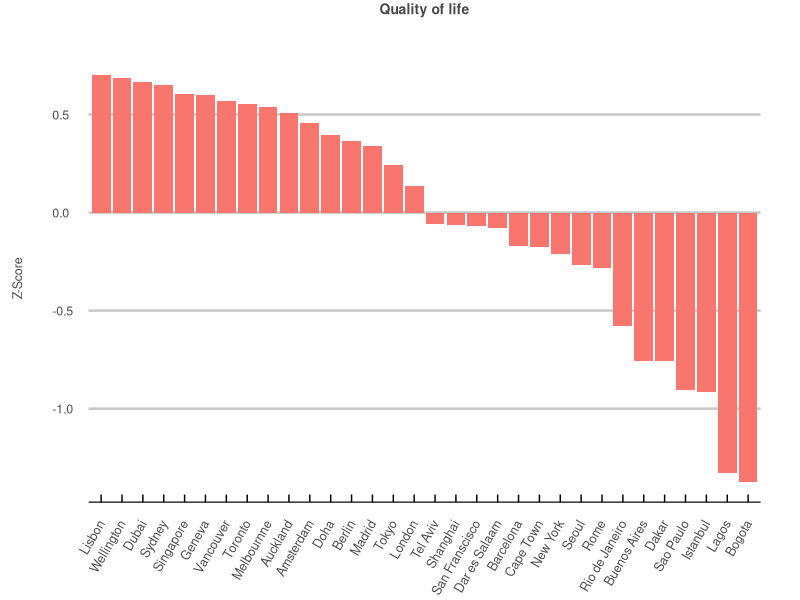
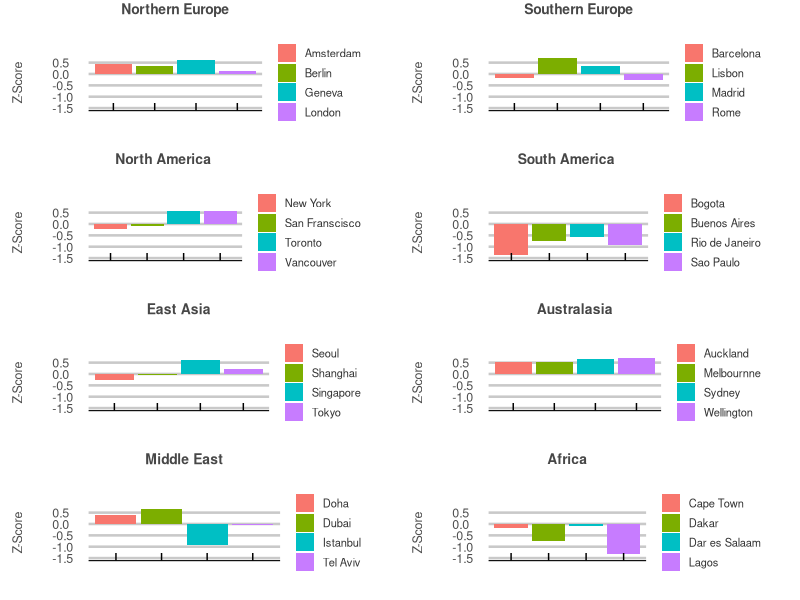

Write R code to recreate these figures, in order.
## ---- chunk 1

library(tidyverse)
library(dplyr)
library(ggplot2)
library(ggthemes)
library(tidyverse)
library(gridExtra)

# gets the z scores. 
get_z_scores <- function(col) {
  avg <- mean(col)
  sd <- sd(col)
  z_scores <- list()
  for(i in 1:length(col)) {
    z_scores[i] <- (col[i] - avg) / sd
  }
  return(unlist(z_scores))
}

# gets the index averages. 
get_avg <- function(z_scores) {
  measures = tibble(z_scores = character())
  for(i in 1:length(z_scores)) {
    measures[i,] = z_scores[i]
  }
  measure_length <- nrow(measures)
  row_length <- length(eval(parse(text=z_scores[1])))
  
  data <- tibble(city=cities)
  for(i in 1:measure_length) {
    data[,i+1] <- eval(parse(text=z_scores[i]))
  }
  avg <- list()
  for(i in 1:row_length) {
    avg[i] <- rowMeans(data[i,-1])
  }
  return(unlist(avg))
}

# a list of cities to be analyzed
cities <- c("London", "Amsterdam", "Geneva", "Berlin",
            "Barcelona", "Madrid", "Lisbon", "Rome",
            "Vancouver", "Toronto", "New York", "San Franscisco",
            "Singapore", "Shanghai", "Tokyo", "Seoul",
            "Wellington", "Auckland", "Sydney", "Melbournne",
            "Buenos Aires", "Bogota", "Rio de Janeiro", "Sao Paulo",
            "Tel Aviv", "Dubai", "Doha", "Istanbul",
            "Cape Town", "Lagos", "Dar es Salaam", "Dakar")


# a list of corresponding regions 
regions <- c(rep("Northern Europe", 4), rep("Southern Europe", 4), rep("North America", 4), rep("East Asia", 4), rep("Australasia", 4), rep("South America", 4), rep("Middle East", 4), rep("Africa", 4))


# 1) Wikepedia - km2 - https://www.wikipedia.org/
population_density <- get_z_scores(c(5598, 4908, 12000, 4048,
                                     16000, 5337, 5445.7, 2236,
                                     5749, 4427.8, 10194, 6655.4,
                                     7804, 4200, 6363, 16000,
                                     900, 1210, 2037, 503.472,
                                     13680, 17755, 5377, 7216.3,
                                     7606, 2200, 7200, 6042,
                                     3018, 6871, 3600, 12000))

# 2) Numbeo - Average Monthly Net Salary (After Tax) USD - https://www.numbeo.com/cost-of-living/city_price_rankings?itemId=105
average_wage <- get_z_scores(c(4238.68, 4195.81, 6171.96, 3448.71,
                               2039.94, 2804.49, 1247, 1942.00,
                               3288.54, 3356.11, 6530.28, 6133.08,
                               5117.62, 1355.62, 2630.64, 2966.22,
                               2644.28, 3326.10, 4109.44, 3465.38,
                               403.17, 364.45, 399.80, 491.76,
                               3060.60, 4466.80, 3622.63, 497.92,
                               1386.72, 160.42, 251.19, 470.43))

# 3) Numbeo - Cost of Living Index - https://www.numbeo.com/cost-of-living/rankings_current.jsp
cost_of_living <- get_z_scores(c(85.5, 69.9, 116.4, 72.3,
                                 59.2, 53.9, 53.7, 66.1,
                                 73.9, 73.0, 100.0, 97.7,
                                 87.3, 43.6, 58.4, 78.0,
                                 76.2, 79.2, 82.4, 80.3,
                                 30.0, 29.7, 42.3, 44.1,
                                 76.0, 65.7, 58.6, 33.2,
                                 36.5, 25.5, 28.8, 48.2))

# 4) HUGSI - global ranking - https://www.hugsi.green/ranking
green <- get_z_scores(c(91, 233, 53, 125,
                        96, 239, 95, 147,
                        105, 110, 242, 256,
                        213, 141, 263, 227,
                        188, 188, 180, 203,
                        264, 267, 134, 211,
                        262, 278, 278, 234,
                        237, 273, 58, 266))

# 5) Worldwide Governance Indicators - 2020 Estimate - z scores - https://info.worldbank.org/governance/wgi/
government <- get_z_scores(c(1.38, 1.85, 2.02, 1.36,
                             0.89, 0.89, 1.02, 0.4,
                             1.64, 1.64, 1.32, 1.32,
                             2.34, 0.65, 1.6, 1.42,
                             1.59, 1.59, 1.62, 1.62,
                             -0.22, 0.04,-0.447, -0.447,
                             1.1, 1.33, 0.91, -0.04,
                             0.3, -1.03, -0.77, 0.01))

# 6) Numbeo - Safety Index 2023 - https://www.numbeo.com/crime/rankings.jsp
saftey <- get_z_scores(c(46.1, 70.9, 69.4, 56.5,
                         49.3, 72.5, 66.9, 46.9,
                         59.1, 57.3, 50.5, 38.6,
                         76.9, 69.7, 76.0, 75.2,
                         66.5, 50.7, 65.7, 56.0,
                         36.8, 33.8, 22.4, 29.4,
                         73.3, 83.8, 86.0, 52.2,
                         26.3, 32.3, 42.47, 59.25))

# 7) Numbeo - pollution index 2023 - https://www.numbeo.com/pollution/rankings.jsp
pollution <- get_z_scores(c(57.7, 25.1, 25.5, 39.4,
                            65.2, 40.0, 27.7, 117.8,
                            26.6, 37.2, 57.9, 50.2,
                            33.0, 73.1, 42.6, 58.9,
                            22.8, 31.0, 30.5, 28.4,
                            52.4, 70.2, 67.4, 79.0,
                            46.7, 48.5, 59.8, 119.8,
                            38.9, 89.4, 72.85, 97.07))

# 8) Wikepedia - cities by sunshine duration - https://en.wikipedia.org/wiki/List_of_cities_by_sunshine_duration
sunshine <- get_z_scores(c(1633, 1662, 1887, 1626,
                           2591, 2769, 2806, 2473,
                           1937.6, 2066.4, 2534.7, 3061.7,
                           2022.4, 1775.8, 1876.7, 2066.0,
                           2058.7, 2003.1, 2468.1, 2362.6,
                           2525.2, 1328.0, 2187.3, 1893.5,
                           3311.0, 3508.7, 3508.7, 2218,
                           3094.0, 1845.4, 2815.0, 3078.0))

# 9) the global economy - Political stability index - https://www.theglobaleconomy.com/rankings/wb_political_stability/
stability <- get_z_scores(c(0.54, 0.92, 1.13, 0.76,
                            0.58, 0.58, 0.95, 0.58,
                            0.94, 0.94, 0, 0,
                            1.49, -0.48, 1.03, 0.66,
                            1.44, 1.44, 0.85, 0.85,
                            -0.11, -0.91, -0.49, -0.49,
                            -1.06, 0.65, 0.96, -1.1,
                            -0.71, -1.78, -0.44, -0.17))


# make bad things or rankings negative
population_density <- -population_density
cost_of_living <- -cost_of_living
green <- -green
pollution <- -pollution


# weights
weight_1 <- 1.5
weight_2 <- 1.25
weight_3 <- 1


# psychological well-being
population_density <- population_density*weight_1
green <- green*weight_1
pollution <- pollution*weight_1

# security and public services
saftey <- saftey*weight_2
stability <- stability*weight_2
government <- government*weight_2

# economic and weather
average_wage <- average_wage*weight_3
cost_of_living <- cost_of_living*weight_3
sunshine <- sunshine*weight_3


# a list of non-adjusted indicators to be averaged for a total score (categories plots)
indicators <- c("population_density", "average_wage", "cost_of_living", 
                "green", "government", "saftey", 
                "pollution", "sunshine", "stability")


# returns the row averages of multiple columns. 
get_avg <- function(z_scores) {
  measures = tibble(z_scores = character())
  for(i in 1:length(z_scores)) {
    measures[i,] = z_scores[i]
  }
  measure_length <- nrow(measures)
  row_length <- length(eval(parse(text=z_scores[1])))
  
  data <- tibble(city=cities)
  for(i in 1:measure_length) {
    data[,i+1] <- eval(parse(text=z_scores[i]))
  }
  avg <- list()
  for(i in 1:row_length) {
    avg[i] <- rowMeans(data[i,-1])
  }
  return(unlist(avg))
}


# creates a dataframe of the non-adjusted data. 
df <- tibble("City" = cities,
             "Region" = regions,
             "Population Density" = population_density,
             "Average Wage" = average_wage,
             "Cost of Living" = cost_of_living,
             "Green" = green,
             "Government" = government,
             "Saftey" = saftey,
             "Pollution" = pollution,
             "Sunishine" = sunshine,
             "Stability" = stability,
             "Total" = get_avg(indicators))


# creates a personal theme for data visualization. 
my_theme <- theme_economist_white(gray_bg = FALSE) +
  theme(plot.title = element_text(hjust = 0.5,
                                  vjust = 10,
                                  size = 10,
                                  color = "#474747"),
        plot.margin = unit(c(1, 1, 1, 1), "cm"),
        axis.text = element_text(size = 9,
                                 color = "gray30"),
        axis.text.x=element_text(angle = 55, hjust = 1, size = 9, vjust=0.5,
                                 margin=margin(-15,0,0,0)),
        axis.title.x = element_text(size = 8,
                                    color = "gray30",
                                    vjust = -2.5),
        axis.title.y = element_text(size = 9,
                                    color = "gray30",
                                    vjust = 10),
        legend.direction = "vertical", 
        legend.position = "right",
        legend.title = element_blank(),
        legend.text = element_text(size = 8,
                                   color = "gray20"),
        legend.margin=margin(0, 0, 0, 0),
        legend.spacing.x = unit(0.5, "cm"),
        legend.key.size = unit(0.5, "cm"), 
        legend.key.height = unit(0.5, "cm"),
        strip.text = element_text(hjust = 0,
                                  vjust = 0,
                                  size = 9,
                                  color = "#474747"),
        panel.spacing = unit(2, "lines"))

## ---- chunk 2

# total score 
df %>%
  ggplot(aes(x = reorder(City, -Total), y=Total, fill = "red")) +
  geom_bar(stat = "identity", position = "dodge") +
  ggtitle("Quality of life") +
  ylab("Z-Score") +
  my_theme + 
  theme(axis.title.x=element_blank(),
        legend.position="none",
        axis.text.x = element_text(angle = 60, vjust = 0.5, hjust=1))


## ---- chunk 3

y_lim <- c(-1.5, 0.75)

# Northern Europe 
p1 <- df %>%
  filter(Region == "Northern Europe") %>%
  ggplot(aes(x = City, y = Total, fill = City)) +
  geom_bar(stat = "identity", position = "dodge") +
  ggtitle("Northern Europe") +
  ylab("Z-Score") +
  ylim(y_lim) +
  my_theme + 
  theme(axis.title.x=element_blank(),
        axis.text.x = element_blank())

# Southern Europe 
p2 <- df %>%
  filter(Region == "Southern Europe") %>%
  ggplot(aes(x = City, y = Total, fill = City)) +
  geom_bar(stat = "identity", position = "dodge") +
  ggtitle("Southern Europe") +
  ylab("Z-Score") +
  ylim(y_lim) +
  my_theme + 
  theme(axis.title.x=element_blank(),
        axis.text.x = element_blank())

# North America 
p3 <- df %>%
  filter(Region == "North America") %>%
  ggplot(aes(x = City, y = Total, fill = City)) +
  geom_bar(stat = "identity", position = "dodge") +
  ggtitle("North America ") +
  ylab("Z-Score") +
  ylim(y_lim) +
  my_theme + 
  theme(axis.title.x=element_blank(),
        axis.text.x = element_blank())

# South America 
p4 <- df %>%
  filter(Region == "South America") %>%
  ggplot(aes(x = City, y = Total, fill = City)) +
  geom_bar(stat = "identity", position = "dodge") +
  ggtitle("South America ") +
  ylab("Z-Score") +
  ylim(y_lim) +
  my_theme + 
  theme(axis.title.x=element_blank(),
        axis.text.x = element_blank())

# East Asia
p5 <- df %>%
  filter(Region == "East Asia") %>%
  ggplot(aes(x = City, y = Total, fill = City)) +
  geom_bar(stat = "identity", position = "dodge") +
  ggtitle("East Asia") +
  ylab("Z-Score") +
  ylim(y_lim) +
  my_theme + 
  theme(axis.title.x=element_blank(),
        axis.text.x = element_blank())

# Australasia 
p6 <- df %>%
  filter(Region == "Australasia") %>%
  ggplot(aes(x = City, y = Total, fill = City)) +
  geom_bar(stat = "identity", position = "dodge") +
  ggtitle("Australasia") +
  ylab("Z-Score") +
  ylim(y_lim) +
  my_theme + 
  theme(axis.title.x=element_blank(),
        axis.text.x = element_blank())

# Middle East
p7 <- df %>%
  filter(Region == "Middle East") %>%
  ggplot(aes(x = City, y = Total, fill = City)) +
  geom_bar(stat = "identity", position = "dodge") +
  ggtitle("Middle East") +
  ylab("Z-Score") +
  ylim(y_lim) +
  my_theme + 
  theme(axis.title.x=element_blank(),
        axis.text.x = element_blank())

# Africa
p8 <- df %>%
  filter(Region == "Africa") %>%
  ggplot(aes(x = City, y = Total, fill = City)) +
  geom_bar(stat = "identity", position = "dodge") +
  ggtitle("Africa") +
  ylab("Z-Score") +
  ylim(y_lim) +
  my_theme + 
  theme(axis.title.x=element_blank(),
        axis.text.x = element_blank())


grid.arrange(p1, p2, p3, p4, p5, p6, p7, p8, ncol=2)

